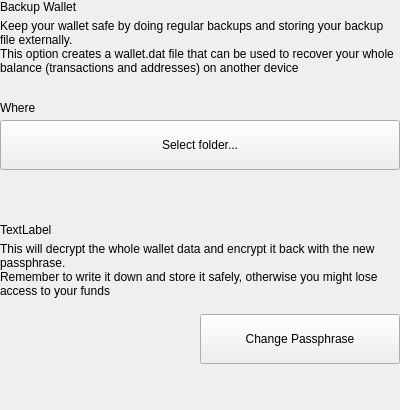
<?xml version="1.0" encoding="UTF-8"?>
<ui version="4.0">
 <class>SettingsBackupWallet</class>
 <widget class="QWidget" name="SettingsBackupWallet">
  <property name="geometry">
   <rect>
    <x>0</x>
    <y>0</y>
    <width>400</width>
    <height>410</height>
   </rect>
  </property>
  <property name="windowTitle">
   <string>Form</string>
  </property>
  <layout class="QVBoxLayout" name="verticalLayout">
   <property name="spacing">
    <number>0</number>
   </property>
   <property name="leftMargin">
    <number>0</number>
   </property>
   <property name="topMargin">
    <number>0</number>
   </property>
   <property name="rightMargin">
    <number>0</number>
   </property>
   <property name="bottomMargin">
    <number>0</number>
   </property>
   <item>
    <widget class="QWidget" name="left" native="true">
     <layout class="QVBoxLayout" name="verticalLayout_2">
      <property name="leftMargin">
       <number>0</number>
      </property>
      <property name="topMargin">
       <number>0</number>
      </property>
      <property name="rightMargin">
       <number>0</number>
      </property>
      <property name="bottomMargin">
       <number>0</number>
      </property>
      <item>
       <layout class="QVBoxLayout" name="verticalLayoutTitle">
        <property name="spacing">
         <number>5</number>
        </property>
        <item>
         <widget class="QLabel" name="labelTitle">
          <property name="text">
           <string>Backup Wallet</string>
          </property>
         </widget>
        </item>
        <item>
         <widget class="QLabel" name="labelSubtitle1">
          <property name="text">
           <string>Keep your wallet safe by doing regular backups and storing your backup file externally.
This option creates a wallet.dat file that can be used to recover your whole balance (transactions and addresses) on another device</string>
          </property>
          <property name="wordWrap">
           <bool>true</bool>
          </property>
         </widget>
        </item>
       </layout>
      </item>
      <item>
       <spacer name="verticalSpacer_5">
        <property name="orientation">
         <enum>Qt::Vertical</enum>
        </property>
        <property name="sizeHint" stdset="0">
         <size>
          <width>20</width>
          <height>20</height>
         </size>
        </property>
       </spacer>
      </item>
      <item>
       <layout class="QVBoxLayout" name="verticalLayout_9">
        <property name="spacing">
         <number>5</number>
        </property>
        <item>
         <widget class="QLabel" name="labelSubtitleLocation">
          <property name="text">
           <string>Where</string>
          </property>
         </widget>
        </item>
        <item>
         <widget class="QPushButton" name="pushButtonDocuments">
          <property name="minimumSize">
           <size>
            <width>0</width>
            <height>50</height>
           </size>
          </property>
          <property name="maximumSize">
           <size>
            <width>16777215</width>
            <height>50</height>
           </size>
          </property>
          <property name="focusPolicy">
           <enum>Qt::NoFocus</enum>
          </property>
          <property name="text">
           <string>Select folder...</string>
          </property>
         </widget>
        </item>
       </layout>
      </item>
      <item>
       <spacer name="verticalSpacer_2">
        <property name="orientation">
         <enum>Qt::Vertical</enum>
        </property>
        <property name="sizeHint" stdset="0">
         <size>
          <width>20</width>
          <height>40</height>
         </size>
        </property>
       </spacer>
      </item>
      <item>
       <widget class="QLabel" name="labelDivider">
        <property name="minimumSize">
         <size>
          <width>0</width>
          <height>1</height>
         </size>
        </property>
        <property name="maximumSize">
         <size>
          <width>16777215</width>
          <height>1</height>
         </size>
        </property>
        <property name="text">
         <string/>
        </property>
       </widget>
      </item>
      <item>
       <layout class="QVBoxLayout" name="verticalLayoutTitle_2">
        <property name="spacing">
         <number>5</number>
        </property>
        <item>
         <widget class="QLabel" name="labelTitle_2">
          <property name="text">
           <string>TextLabel</string>
          </property>
         </widget>
        </item>
        <item>
         <widget class="QLabel" name="labelSubtitle_2">
          <property name="text">
           <string>This will decrypt the whole wallet data and encrypt it back with the new passphrase.
Remember to write it down and store it safely, otherwise you might lose access to your funds</string>
          </property>
          <property name="wordWrap">
           <bool>true</bool>
          </property>
         </widget>
        </item>
       </layout>
      </item>
      <item>
       <spacer name="verticalSpacer_6">
        <property name="orientation">
         <enum>Qt::Vertical</enum>
        </property>
        <property name="sizeHint" stdset="0">
         <size>
          <width>20</width>
          <height>10</height>
         </size>
        </property>
       </spacer>
      </item>
      <item>
       <layout class="QHBoxLayout" name="horizontalLayout_8">
        <item>
         <spacer name="horizontalSpacer_6">
          <property name="orientation">
           <enum>Qt::Horizontal</enum>
          </property>
          <property name="sizeType">
           <enum>QSizePolicy::Expanding</enum>
          </property>
          <property name="sizeHint" stdset="0">
           <size>
            <width>40</width>
            <height>20</height>
           </size>
          </property>
         </spacer>
        </item>
        <item>
         <widget class="QPushButton" name="pushButtonSave_2">
          <property name="minimumSize">
           <size>
            <width>200</width>
            <height>50</height>
           </size>
          </property>
          <property name="maximumSize">
           <size>
            <width>200</width>
            <height>50</height>
           </size>
          </property>
          <property name="focusPolicy">
           <enum>Qt::NoFocus</enum>
          </property>
          <property name="text">
           <string>Change Passphrase</string>
          </property>
         </widget>
        </item>
       </layout>
      </item>
     </layout>
    </widget>
   </item>
   <item>
    <spacer name="verticalSpacer">
     <property name="orientation">
      <enum>Qt::Vertical</enum>
     </property>
     <property name="sizeHint" stdset="0">
      <size>
       <width>20</width>
       <height>40</height>
      </size>
     </property>
    </spacer>
   </item>
  </layout>
 </widget>
 <resources/>
 <connections/>
</ui>
